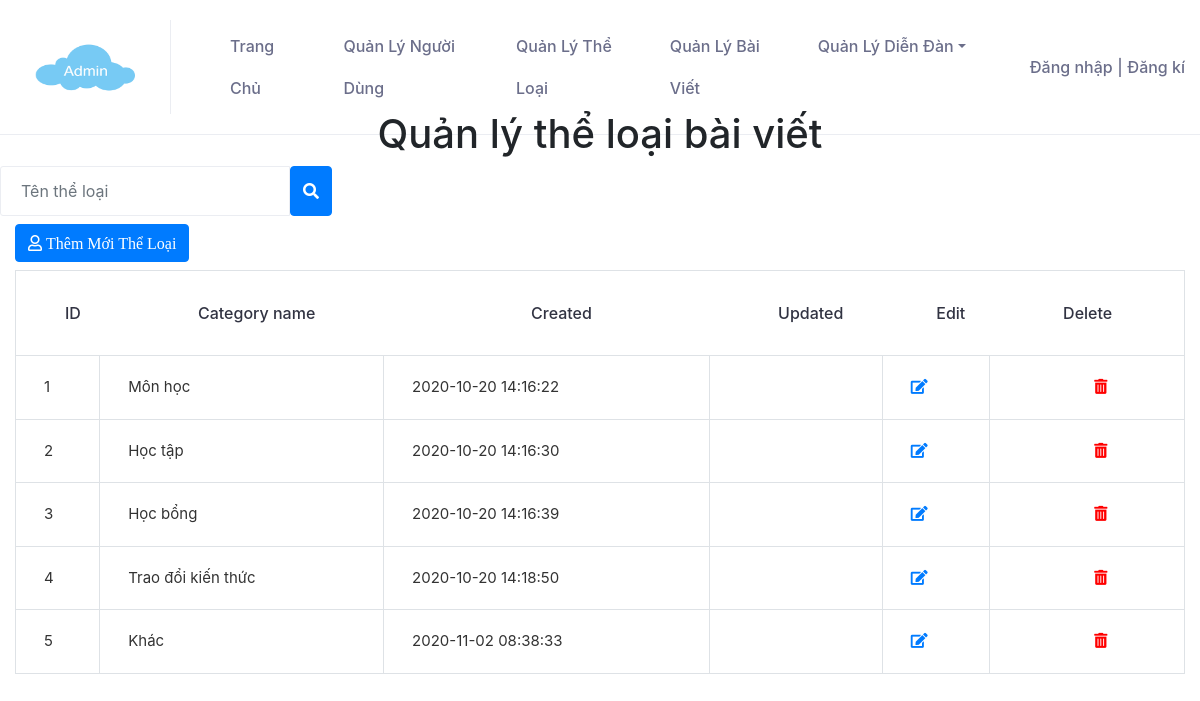
The app's page /cse485-website-project/Admin/questions-categoris-index.php, older data.
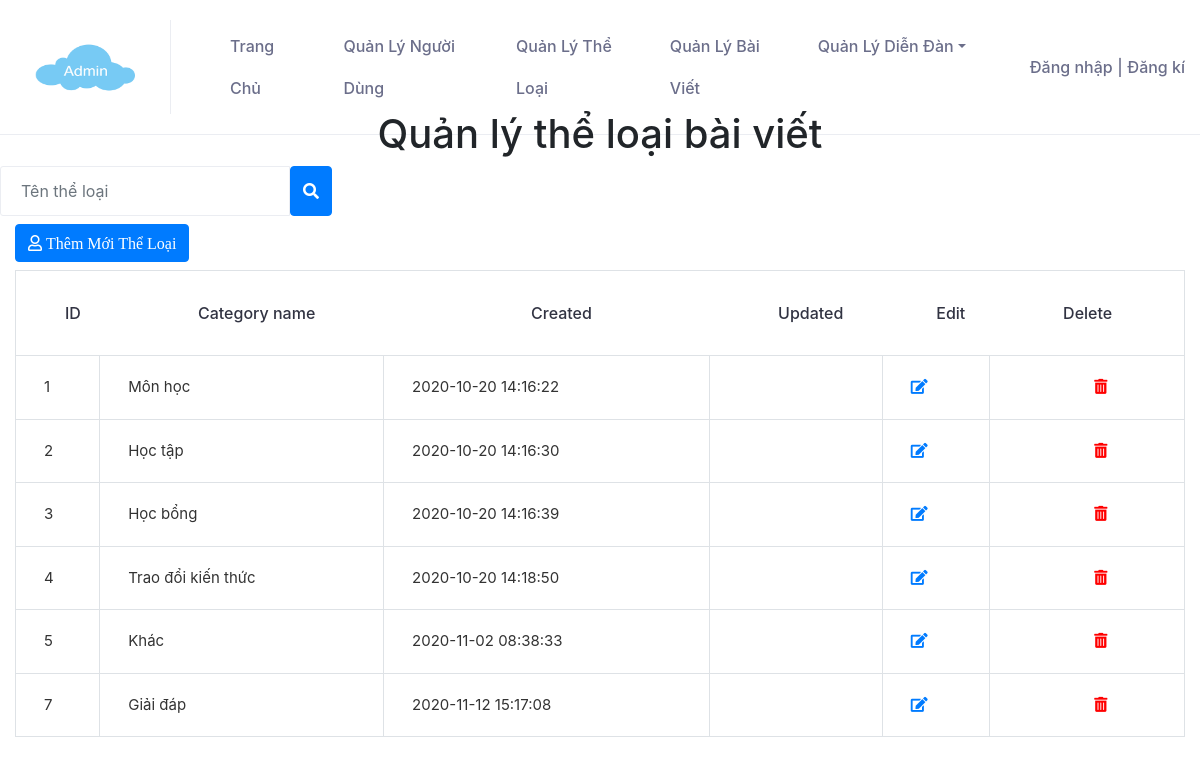
The same page, newer data.
### tables this page shows
CREATE TABLE `categoris_questions` (
  `ID` int(10) NOT NULL,
  `CategoryName` varchar(255) NOT NULL,
  `Created` timestamp NOT NULL DEFAULT current_timestamp(),
  `Updated` datetime DEFAULT NULL
);

### cse485-website-project/Admin/questions-categoris-index-process.php (the view, shortened to what this page needs)
<?php
    $nameSearch = $_GET['searchString'];
    if (isset($nameSearch) && !empty($nameSearch))
    {
        $sql = "select * from categoris_questions where CategoryName like '$nameSearch'";
    }
    else
    {
        $sql = "select * from categoris_questions";
    }
    mysqli_set_charset($conn,"UTF8");
    $result = mysqli_query($conn,$sql);
    while($row = mysqli_fetch_array($result))
    {?>
        <tr>
            <td><?php echo $row['ID'] ?></td>
            <td><?php echo $row['CategoryName'] ?></td>
            <td><?php echo $row['Created'] ?></td>
            <td><?php echo $row['Updated'] ?></td>
            <td><a href="question-category-edit.php?id=<?php echo $row['ID'] ?>" name="ID" class="fa fa-edit"></a></td>
            <td class="text-center"><a class="fas fa-trash-alt" style="color:red;" onClick="deleteCategory(<?php echo $row['ID']; ?>)"></a></td>
            </tr>
    <?php
    }
?>

Row changes from the older to the newer data that the page shows:
added categoris_questions: ID "7", CategoryName "Giải đáp", Created "2020-11-12 15:17:08"
